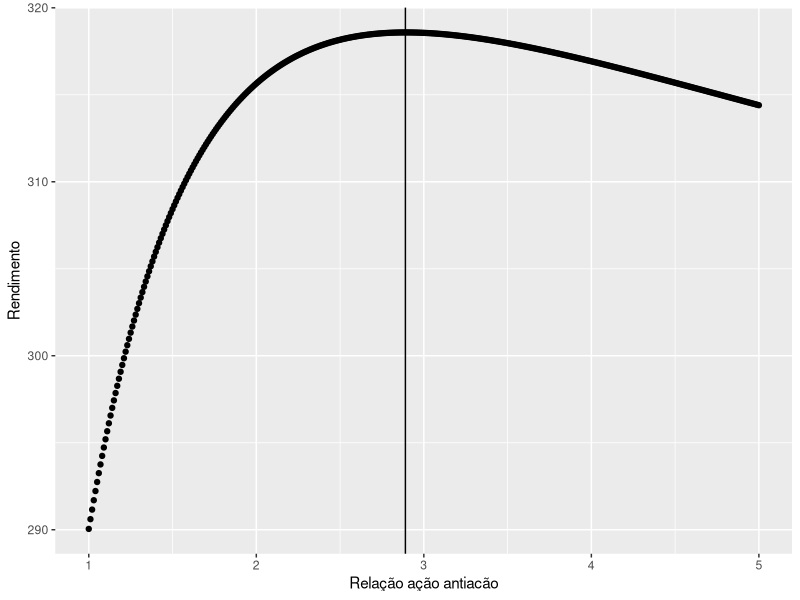

Reproduce this figure in R.
## ---- chunk 1
knitr::opts_chunk$set(echo = TRUE, 
                      size = "footnotesize",
                      comment = NA,
                      warning = FALSE,
                      message = FALSE,
                      #out.width = "1\\linewidth",
                      fig.align = "center",
                      fig.width = 8, 
                      fig.height = 4, 
                      fig.show = "hold",
                      fig.path = "FigurasAEAA/",
                      fig.pos = "!htb",
                      background = "#E6E6FA",
                      dev = c("png",'pdf'),
                      res=300,
                      dpi = 300,
                      cache = F)

## ---- chunk 2
library(tidyverse)
## ---- chunk 3
ano <- rep(2003:2015,3)
ativo <- rep(c('acoes','dolar','ouro'),each=13)
rentab <- c(97.33, 17.81, 27.71, 32.93, 43.65,
            -41.22, 82.66, 1.04, -18.11, 7.40,
            -15.50, -2.91, -13.31, 
            -18.31, -8.14, -11.96, -8.63, -16.69,
            30.02, -24.69, -4.79, 12.27, 9.95,
            15.31, 12.51, 49.04,
            -0.77, -2.85, 2.93, 12.69, 11.26, 
            32.13, -3.05, 32.26, 15.85, 15.26, 
            -17.35, 12.04, 33.63)
dados <- data.frame(ano,ativo,rentab)
#
widedata <- dados %>% 
  spread(ativo,rentab)
## ---- chunk 4
widedata
## ---- chunk 5
x <- function(y) 1/(1+y)
a <- seq(1,5,0.01)
x(a)
#
ac.p <- 1 - x(a)
dl.p <- x(a)/2
ou.p <- x(a)/2
ac.p + dl.p + ou.p

aux <- c()
for (i in 1:length(x(a))) {
  rr <- (ac.p[i]*widedata[,2] +
    dl.p[i]*widedata[,3] + 
    ou.p[i]*widedata[,4])/100 + 1
  rr.1 <- (prod(rr)-1)*100
  aux <- c(aux,rr.1)
}
ddss <- data.frame(RelacaoAAA=a,rendimento=aux)
#
ac.p <- 1 - x(a)
dl.p <- x(a)/2
ou.p <- x(a)/2
# ac.p + dl.p + ou.p = 1
## ---- chunk 6
ddss %>% 
  ggplot() +
  aes(RelacaoAAA,rendimento) +
  geom_point() +
  geom_vline(xintercept = ddss[which.max(ddss[,2]),1]) +
  labs(x = 'Relação ação antiacão',y='Rendimento')

